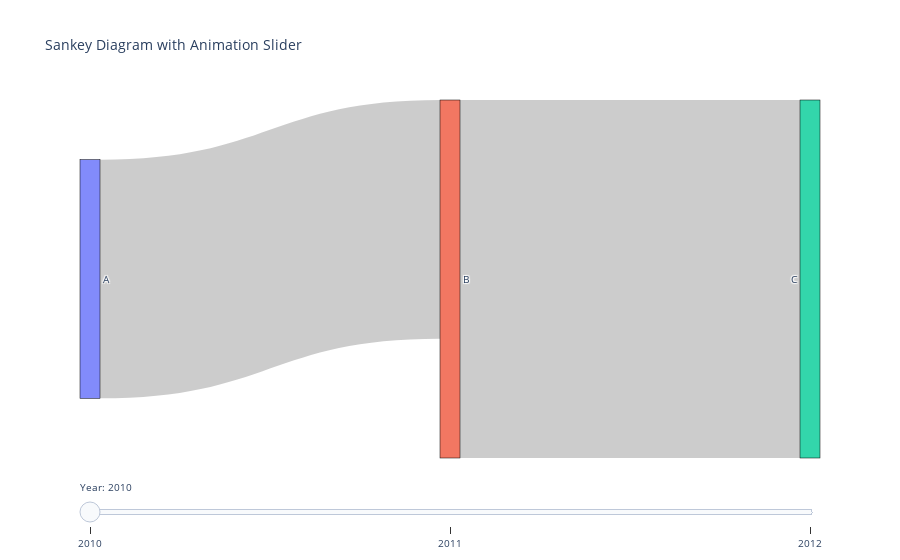

The notebook cell this image was saved under:
### Code cell
import pandas as pd
import plotly.graph_objects as go

# Sample DataFrame
df = pd.DataFrame({
    'source': ['A', 'B', 'A', 'C', 'B', 'D'],
    'target': ['B', 'C', 'D', 'A', 'D', 'A'],
    'value': [10, 15, 7, 20, 25, 5],
    'year': [2010, 2010, 2011, 2011, 2012, 2012]
})

# Create Sankey Diagram
fig = go.Figure()

unique_nodes = pd.unique(df[['source', 'target']].values.ravel('K'))

for year in df['year'].unique():
    filtered_df = df[df['year'] == year]

    sankey_trace = go.Sankey(
        node=dict(
            pad=15,
            thickness=20,
            line=dict(color='black', width=0.5),
            label=unique_nodes
        ),
        link=dict(
            source=filtered_df['source'].map(lambda x: unique_nodes.tolist().index(x)),
            target=filtered_df['target'].map(lambda x: unique_nodes.tolist().index(x)),
            value=filtered_df['value']
        )
    )

    fig.add_trace(sankey_trace)

# Add Animation Slider
steps = []
for i, year in enumerate(df['year'].unique()):
    step = dict(
        args=[
            {'visible': [False] * i + [True] + [False] * (len(df['year'].unique()) - i - 1)}
        ],
        label=str(year),
        method='update'
    )
    steps.append(step)

sliders = [dict(
    active=0,
    steps=steps,
    currentvalue={'prefix': 'Year: '},
)]

fig.update_layout(
    sliders=sliders,
    title='Sankey Diagram with Animation Slider',
    font_size=10
)

# Show the figure
fig.show()

### Figure 1 — Plotly figure (JSON) as saved in the notebook; plotly's stock layout.template omitted (floating-point values rounded to 4 significant figures)
{"data": [{"link": {"source": [0, 1], "target": [1, 2], "value": [10, 15]}, "node": {"label": ["A", "B", "C", "D"], "line": {"color": "black", "width": 0.5}, "pad": 15, "thickness": 20}, "type": "sankey", "visible": true}, {"link": {"source": [0, 2], "target": [3, 0], "value": [7, 20]}, "node": {"label": ["A", "B", "C", "D"], "line": {"color": "black", "width": 0.5}, "pad": 15, "thickness": 20}, "type": "sankey", "visible": false}, {"link": {"source": [1, 3], "target": [3, 0], "value": [25, 5]}, "node": {"label": ["A", "B", "C", "D"], "line": {"color": "black", "width": 0.5}, "pad": 15, "thickness": 20}, "type": "sankey", "visible": false}], "layout": {"autosize": true, "font": {"size": 10}, "sliders": [{"active": 0, "currentvalue": {"prefix": "Year: "}, "steps": [{"args": [{"visible": [true, false, false]}], "label": "2010", "method": "update"}, {"args": [{"visible": [false, true, false]}], "label": "2011", "method": "update"}, {"args": [{"visible": [false, false, true]}], "label": "2012", "method": "update"}]}], "title": {"text": "Sankey Diagram with Animation Slider"}}}
